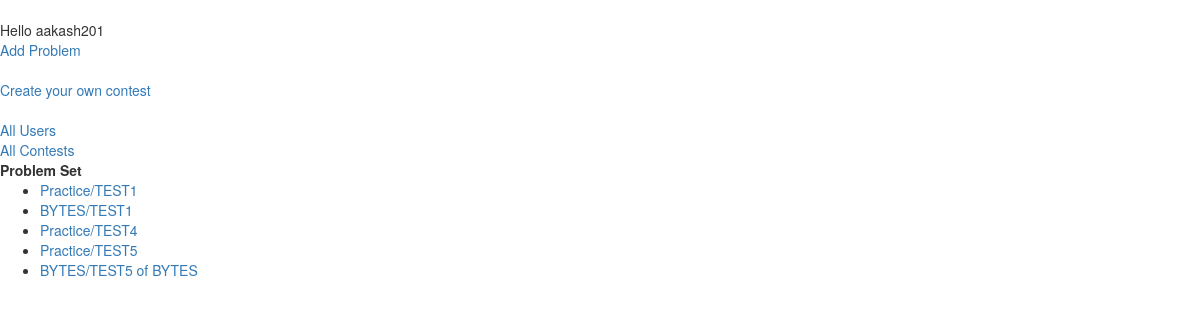
The page /judge/index/ (signed in) on the database as committed earlier.
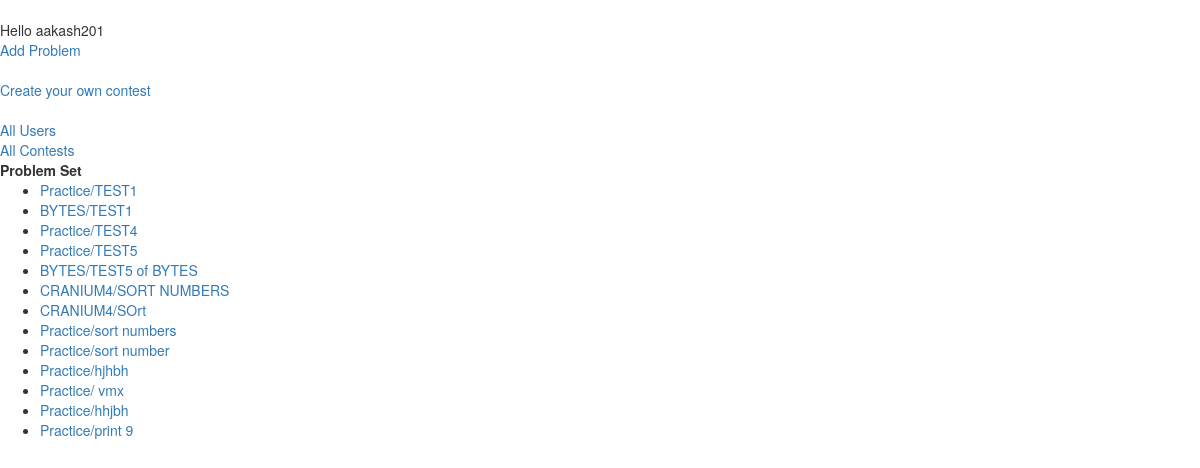
The same page on the database as committed later.
### JudgeSystem/models.py (models this page shows, shortened)
class Problem(models.Model):
	class Meta:
		unique_together = (("p_id", "contest"), )
	name = models.CharField(max_length = 100)
	p_id = models.CharField(max_length = 10)
	statement = models.CharField(max_length = 2000)
	setter = models.ForeignKey(JudgeUser, null = True, related_name = 'SetterOfProblem')
	contest = models.ForeignKey('Contest', null = True, related_name = 'ContestOfProblem')

class Contest(models.Model):
	user_list = models.ManyToManyField(JudgeUser, related_name = 'ContestToUser')
	start_time = models.DateTimeField()
	end_time = models.DateTimeField()
	isActive = models.BooleanField()
	administrator = models.ForeignKey(JudgeUser, related_name = 'admintoContest')
	contest_id = models.CharField(primary_key = True, max_length = 100)
	def __str__(self):
		return str(self.contest_id)

### JudgeSystem/views.py (the view)
def mainView(request):
	if request.method == 'POST':
		username = request.POST['username']
		password = request.POST['password']
		context = {}
		user = authenticate(username = username, password = password)
		if user is not None:
			if user.is_active:
				login(request, user)
				problems = Problem.objects.all()
				context = {
				    'problem' : problems,
				    'user' : user
				}
				return render(request,'index.html',context)
			else:
				return HttpResponseRedirect(reverse('login_page'))
		else:
			return HttpResponseRedirect(reverse('login_page'))
	else:
		user = request.user
		if user.is_authenticated():
			problems = Problem.objects.all()
			context = {
			    'problem' : problems,
			    'user' : user,
			}
			return render(request,'index.html',context)
		else:
			return HttpResponseRedirect(reverse('login_page'))

### JudgeSystem/templates/index.html (shortened to what this page needs)
<html>
<head>
	  <link rel="stylesheet" href="http://maxcdn.bootstrapcdn.com/bootstrap/3.3.6/css/bootstrap.min.css">
	<body>
	    <br>
	    Hello {{user.username}}
	    <br>
	    <a href = "{% url 'add_problem' "Practice" %}">Add Problem</a>
	    <br>
	    <br>
	    <a href = "{% url 'create_contest' %}">Create your own contest</a>
	    <br>
	    <br>
	    <a href = "{% url 'userlist' %}"> All Users </a>
	    <br>
	    <a href = "{% url 'AllContests' %}"> All Contests </a>
	    <br>
	    <strong> Problem Set </strong>
	    <br>
		<ul>
		{% for p in problem %}
		   <li>
		   	<a href = "{% url 'details' p.contest.contest_id p.p_id  %}">{{p.contest}}/{{p.name}}</a>
		   </li>
		{% endfor %}
	    </ul>
   </body>
</head>
</html>

Rows that differ between the two databases and show on the page:
added Problem: contest "CRANIUM4", name "SORT NUMBERS"
added Problem: contest "CRANIUM4", name "SOrt"
added Problem: contest "Practice", name "sort numbers"
added Problem: contest "Practice", name "sort number"
added Problem: contest "Practice", name "hjhbh"
added Problem: contest "Practice", name "vmx"
added Problem: contest "Practice", name "hhjbh"
added Problem: contest "Practice", name "print 9"
